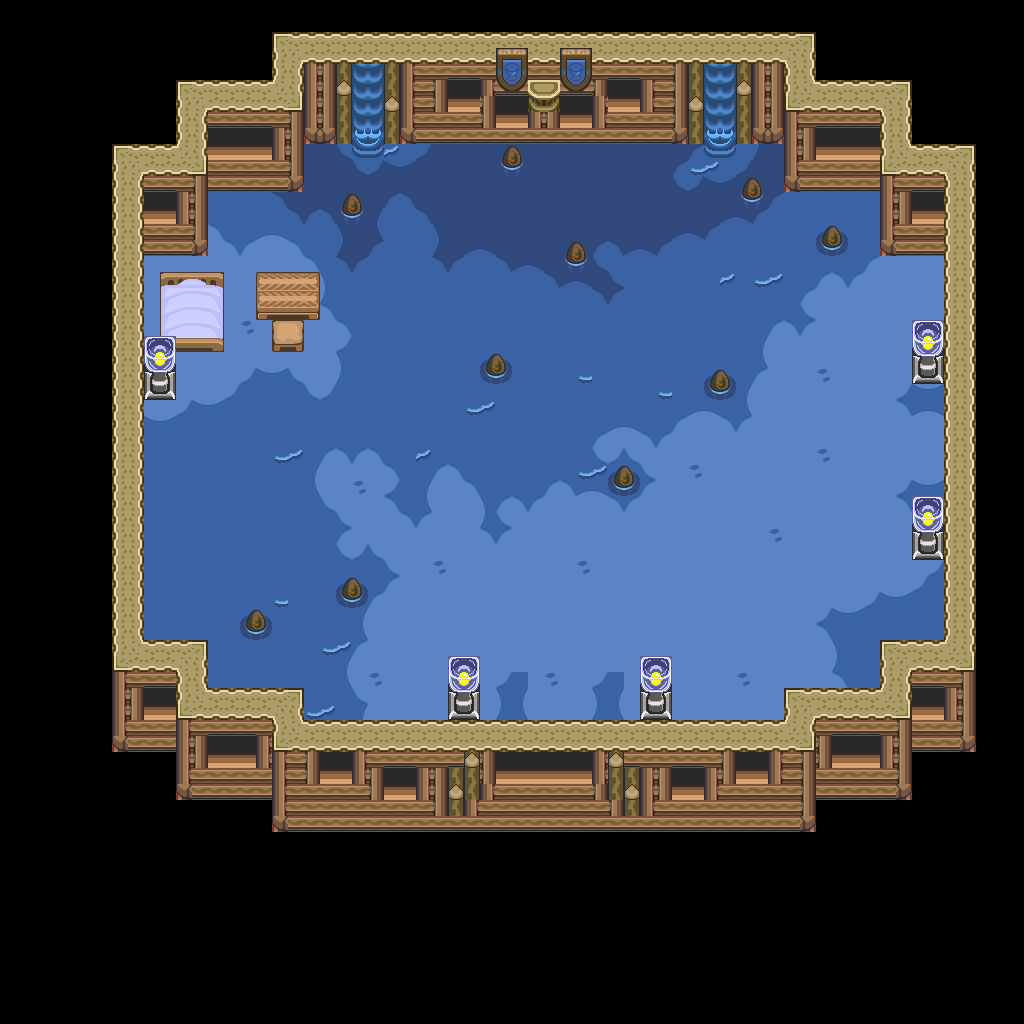

The image is a tile-based game level rendered from a .tmx file. Its description and source (layers, tilesets, objects; grid data summarised) follow:
An orthogonal 64x64 tile map with 16x16 px tiles, 1 tile layer (base), 2 hidden layers not drawn and 31 objects.

<map version="1.10" tiledversion="1.12.1" orientation="orthogonal" renderorder="right-down" width="64" height="64" tilewidth="16" tileheight="16" infinite="0" nextlayerid="4" nextobjectid="32">
 <tileset firstgid="1" source="../classiciphone_pics4.tsx" />
 <layer id="1" name="base" width="64" height="64">
  <data>[4096 cells, 4096 non-empty, 111 distinct tile ids]</data>
 </layer>
 <layer id="2" name="collision" width="64" height="64" visible="0">
  <properties><property name="collision" value="true" /></properties>
  <data>[4096 cells, 2676 non-empty, 1 distinct tile ids]</data>
 </layer>
 <layer id="3" name="water" width="64" height="64" visible="0">
  <properties><property name="terrain" value="water" /></properties>
  <data>[4096 cells, 1356 non-empty, 1 distinct tile ids]</data>
 </layer>
 <objectgroup id="4" name="npcs">
  <object id="1" x="864.0" y="272.0" width="16" height="16">
   <properties>
    <property name="gani" value="light4.png" />
    <property name="script" type="string">-- Auto-converted from GraalScript
-- // NPC made by Bartholomew (SNC)
-- if (created) {
-- setimg light4.png;
self.dontblock = true
end
-- [CLIENT-SIDE — server no-op]
-- if (playerenters) {
-- setcoloreffect 1,1,1,0.25;
-- setzoomeffect 2;
-- drawaslight;
-- }</property>
   </properties>
  </object>
  <object id="2" x="864.0" y="448.0" width="16" height="16">
   <properties>
    <property name="gani" value="light4.png" />
    <property name="script" type="string">-- Auto-converted from GraalScript
-- // NPC made by Bartholomew (SNC)
-- if (created) {
-- setimg light4.png;
self.dontblock = true
end
-- [CLIENT-SIDE — server no-op]
-- if (playerenters) {
-- setcoloreffect 1,1,1,0.25;
-- setzoomeffect 2;
-- drawaslight;
-- }</property>
   </properties>
  </object>
  <object id="3" x="592.0" y="608.0" width="16" height="16">
   <properties>
    <property name="gani" value="light4.png" />
    <property name="script" type="string">-- Auto-converted from GraalScript
-- // NPC made by Bartholomew (SNC)
-- if (created) {
-- setimg light4.png;
self.dontblock = true
end
-- [CLIENT-SIDE — server no-op]
-- if (playerenters) {
-- setcoloreffect 1,1,1,0.25;
-- setzoomeffect 2;
-- drawaslight;
-- }</property>
   </properties>
  </object>
  <object id="4" x="400.0" y="608.0" width="16" height="16">
   <properties>
    <property name="gani" value="light4.png" />
    <property name="script" type="string">-- Auto-converted from GraalScript
-- // NPC made by Bartholomew (SNC)
-- if (created) {
-- setimg light4.png;
self.dontblock = true
end
-- [CLIENT-SIDE — server no-op]
-- if (playerenters) {
-- setcoloreffect 1,1,1,0.25;
-- setzoomeffect 2;
-- drawaslight;
-- }</property>
   </properties>
  </object>
  <object id="5" x="96.0" y="288.0" width="16" height="16">
   <properties>
    <property name="gani" value="light4.png" />
    <property name="script" type="string">-- Auto-converted from GraalScript
-- // NPC made by Bartholomew (SNC)
-- if (created) {
-- setimg light4.png;
self.dontblock = true
end
-- [CLIENT-SIDE — server no-op]
-- if (playerenters) {
-- setcoloreffect 1,1,1,0.25;
-- setzoomeffect 2;
-- drawaslight;
-- }</property>
   </properties>
  </object>
  <object id="6" x="208.0" y="736.0" width="16" height="16">
   <properties>
    <property name="gani" value="classic_window.png" />
    <property name="script" type="string">-- Auto-converted from GraalScript
</property>
   </properties>
  </object>
  <object id="7" x="144.0" y="688.0" width="16" height="16">
   <properties>
    <property name="gani" value="classic_window.png" />
    <property name="script" type="string">-- Auto-converted from GraalScript
</property>
   </properties>
  </object>
  <object id="8" x="224.0" y="736.0" width="16" height="16">
   <properties>
    <property name="gani" value="classic_window.png" />
    <property name="script" type="string">-- Auto-converted from GraalScript
</property>
   </properties>
  </object>
  <object id="9" x="320.0" y="752.0" width="16" height="16">
   <properties>
    <property name="gani" value="classic_window.png" />
    <property name="script" type="string">-- Auto-converted from GraalScript
</property>
   </properties>
  </object>
  <object id="10" x="384.0" y="768.0" width="16" height="16">
   <properties>
    <property name="gani" value="classic_window.png" />
    <property name="script" type="string">-- Auto-converted from GraalScript
</property>
   </properties>
  </object>
  <object id="11" x="496.0" y="752.0" width="16" height="16">
   <properties>
    <property name="gani" value="classic_window.png" />
    <property name="script" type="string">-- Auto-converted from GraalScript
</property>
   </properties>
  </object>
  <object id="12" x="528.0" y="752.0" width="16" height="16">
   <properties>
    <property name="gani" value="classic_window.png" />
    <property name="script" type="string">-- Auto-converted from GraalScript
</property>
   </properties>
  </object>
  <object id="13" x="560.0" y="752.0" width="16" height="16">
   <properties>
    <property name="gani" value="classic_window.png" />
    <property name="script" type="string">-- Auto-converted from GraalScript
</property>
   </properties>
  </object>
  <object id="14" x="672.0" y="768.0" width="16" height="16">
   <properties>
    <property name="gani" value="classic_window.png" />
    <property name="script" type="string">-- Auto-converted from GraalScript
</property>
   </properties>
  </object>
  <object id="15" x="736.0" y="752.0" width="16" height="16">
   <properties>
    <property name="gani" value="classic_window.png" />
    <property name="script" type="string">-- Auto-converted from GraalScript
</property>
   </properties>
  </object>
  <object id="16" x="832.0" y="736.0" width="16" height="16">
   <properties>
    <property name="gani" value="classic_window.png" />
    <property name="script" type="string">-- Auto-converted from GraalScript
</property>
   </properties>
  </object>
  <object id="17" x="848.0" y="736.0" width="16" height="16">
   <properties>
    <property name="gani" value="classic_window.png" />
    <property name="script" type="string">-- Auto-converted from GraalScript
</property>
   </properties>
  </object>
  <object id="18" x="912.0" y="688.0" width="16" height="16">
   <properties>
    <property name="gani" value="classic_window.png" />
    <property name="script" type="string">-- Auto-converted from GraalScript
</property>
   </properties>
  </object>
  <object id="19" x="912.0" y="192.0" width="16" height="16">
   <properties>
    <property name="gani" value="classic_window.png" />
    <property name="script" type="string">-- Auto-converted from GraalScript
</property>
   </properties>
  </object>
  <object id="20" x="816.0" y="128.0" width="16" height="16">
   <properties>
    <property name="gani" value="classic_window.png" />
    <property name="script" type="string">-- Auto-converted from GraalScript
</property>
   </properties>
  </object>
  <object id="21" x="848.0" y="128.0" width="16" height="16">
   <properties>
    <property name="gani" value="classic_window.png" />
    <property name="script" type="string">-- Auto-converted from GraalScript
</property>
   </properties>
  </object>
  <object id="22" x="144.0" y="192.0" width="16" height="16">
   <properties>
    <property name="gani" value="classic_window.png" />
    <property name="script" type="string">-- Auto-converted from GraalScript
</property>
   </properties>
  </object>
  <object id="23" x="208.0" y="128.0" width="16" height="16">
   <properties>
    <property name="gani" value="classic_window.png" />
    <property name="script" type="string">-- Auto-converted from GraalScript
</property>
   </properties>
  </object>
  </objectgroup>
</map>
<!-- 8 of 31 objects omitted -->
